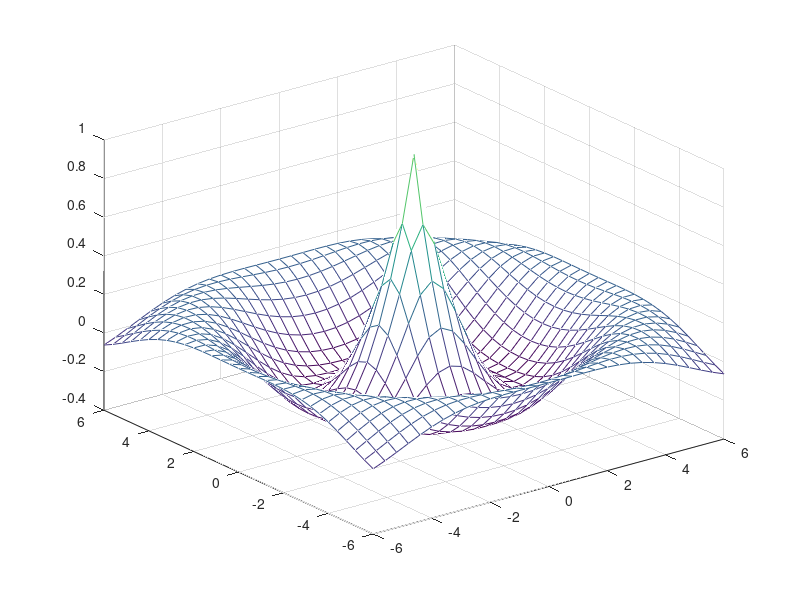

MATLAB code for this plot:
% =========================================================
%       TUGAS PRAKTIKUM 03 - GRAFIK 3D MESH PLOT
% =========================================================

x = -6:0.4:6;
y = x;

[X,Y] = meshgrid(x,y);

R = sqrt(X.^2 + Y.^2);
Z = cos(R)./(R + 1);

mesh(X,Y,Z);
